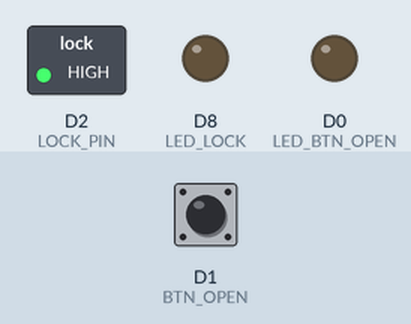
Recording of a program running on a simulated ESP8266 (NodeMCU). On the bench: switched loads named in the program (green lamp = pin HIGH), output pins drawn as LEDs (lit = HIGH). The test bench sets the inputs (shaded band); at power-on: D1 (BTN_OPEN) LOW. WiFi joins after 1.5 s; servers stay silent unless stated; what the program prints to the serial monitor is not drawn.

Above: at 5.58 s.
At 7.0 s:
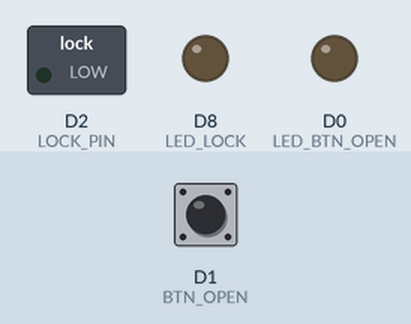
At 10.0 s:
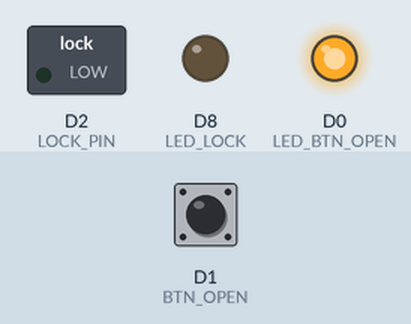
Timing chart, 0 to 14.8 s (numbered marks = the images above):
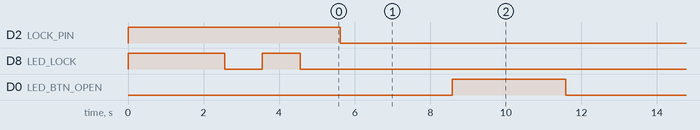

Measured:
- by itself, D2 (LOCK_PIN): HIGH → LOW at 5.6 s
- by itself, D0 (LED_BTN_OPEN): alternates HIGH for 3.0 s and LOW for 5.0 s

The program:

main.cpp
```cpp
#include "Door.h"

Door door;

void setup() {
  Serial.begin(9600);
  door.Init();
}

void loop()
{
  // check card
  door.CheckCard();

  // open button
  door.CheckButton();
  // keepOpen button

  // close lock
  door.closeLock();
}
```

Door.h
```cpp
#pragma once

#include <Arduino.h>
#include <ESP8266WiFi.h>
#include <MFRC522.h>
#include <SPI.h>

class Door
{
public:
    void Init();
    bool ConnectToWiFi();
    void CheckCard();
    void CheckButton();
    void closeLock(bool ingoreMillis = false);

private:
    uint32_t getCardID();
    bool hasAccess(uint32_t);
    void openLock();

private:
    WiFiClient m_client;
    MFRC522 rfid;
    bool keepOpen = false;
    bool isLockClose = false;
    long lastRequest = 1;
    long lastOpen = 1;
};
```

ErrorHandler.h
```cpp
enum class States
{
    OK,
    WiFi_Error,
    ServerConnect_Error,
    AccessDenied_Error
};

void blinkLed(int nTimes, int msDelay)
{
    for (int i=0; i < nTimes; ++i)
    {
        digitalWrite(LED_LOCK, HIGH);
        delay(msDelay);
        digitalWrite(LED_LOCK, LOW);
        delay(msDelay);
    }
}

void IndicateState(States code)
{
    switch (code)
    {
    case States::OK:
        blinkLed(2, 1000);
        break;
    case States::WiFi_Error:
        blinkLed(7, 500);
        break;
    case States::ServerConnect_Error:
        blinkLed(15, 100);
        break;
    case States::AccessDenied_Error:
        blinkLed(2, 200);
        break;
    default:
        break;
    }
}
```

credits.h
```cpp
// WiFi
const char* ssid = "YOUR_SSID";
const char* pass = "YOUR_PASS";
const char maxTryConnect = 20;
// see local ip, gateway, subnet in ConnectToWiFi() func

// Server
const char* server_ip = "YOUR_SERVER_IP_OR_NAME";
uint16_t server_port = 5000;
#define ALLOWED "1"
#define GET_OK 200

// RFID
#define RFID_RST_PIN D3
#define RFID_SS_PIN  D4
// SCK - D5
// MOSI - D7
// MISO - D6


// SERVICE
#define LOCK_PIN D2
#define LED_BTN_OPEN D0
#define LED_LOCK D8
#define BTN_OPEN D1
```

Door.cpp
```cpp
#include "Door.h"
#include "credits.h"
#include <ESP8266HTTPClient.h>
#include "ErrorHandler.h"

void Door::Init()
{
    // Internal initialization
    pinMode(LOCK_PIN, OUTPUT);
    pinMode(LED_BTN_OPEN, OUTPUT);
    pinMode(LED_LOCK, OUTPUT);
    pinMode(BTN_OPEN, INPUT);
    closeLock(true);

    SPI.begin();
    rfid.PCD_Init(RFID_SS_PIN, RFID_RST_PIN);
    delay(4); // Some board do need more time after init to be ready
    rfid.PCD_DumpVersionToSerial();

    // External initialization
    while (!ConnectToWiFi())
    {
        // Indicate Wi_Fi connection error
        IndicateState(States::WiFi_Error);
    }

    IndicateState(States::OK);
}

bool Door::ConnectToWiFi()
{
    IPAddress localIp(192,168,1,88);
    IPAddress gateway(192,168,1,201);
    IPAddress subnet(255,255,254,0);

    if (!WiFi.config(localIp, gateway, subnet))
        return false;

    WiFi.begin(ssid, pass);
    unsigned char tryConnect = 0;
    while (WiFi.status() != WL_CONNECTED
        && tryConnect < maxTryConnect)
    {
        delay(500);
        ++tryConnect;
    }

    return WiFi.status() == WL_CONNECTED;
}

void Door::CheckCard()
{
    uint32_t id = getCardID();
    if (id == 0)
        return;

    if (millis() - lastRequest < 1000)
        return;

    if (!hasAccess(id))
    {
        IndicateState(States::AccessDenied_Error);
        return;
    }

    openLock();
}

void Door::CheckButton()
{
    if (digitalRead(BTN_OPEN) != LOW)
        return;

    long prev = millis();
    delay(30);
    openLock();

    while (digitalRead(BTN_OPEN) == LOW)
    {
        delay(30);
        if (millis() - prev > 3000)
        {
            keepOpen = !keepOpen;
            if (keepOpen)
            {
                // set green indicate
                digitalWrite(LED_BTN_OPEN, HIGH);
            }
            else
            {
                // set off indicate
                digitalWrite(LED_BTN_OPEN, LOW);
                delay(2000);
            }

            prev = millis();
        }
    }
}

uint32_t Door::getCardID()
{
    uint32_t id = 0;
    if (rfid.PICC_IsNewCardPresent() && rfid.PICC_ReadCardSerial())
    {
        for (byte i = 0; i < 4; ++i)
        {
            id <<=8;
            id |= rfid.uid.uidByte[i];
        }
    }
    return id;
}

bool Door::hasAccess(uint32_t card_id)
{
    lastRequest = millis();
    HTTPClient http;
    String uri = "/device_status?is_open=" + String(card_id, HEX);

    http.begin(m_client, server_ip, server_port, uri);

    bool answer = false;
    if (http.GET() == GET_OK)
    {
        if (http.getString() == ALLOWED)
            answer = true;
    }
    else
    {
        IndicateState(States::ServerConnect_Error);
        answer = false;
    }

    http.end();
    return answer;
}

void Door::openLock()
{
    digitalWrite(LED_LOCK, isLockClose ? HIGH : LOW);
    if (!isLockClose)
        return;

    digitalWrite(LOCK_PIN, LOW);
    digitalWrite(LED_LOCK, LOW);
    isLockClose = false;
    lastOpen = millis();
}

void Door::closeLock(bool ingoreMillis)
{
    digitalWrite(LED_LOCK, isLockClose ? HIGH : LOW);

    if (keepOpen || isLockClose)
        return;

    if (ingoreMillis)
    {
        isLockClose = true;
    }
    else
    {
        isLockClose = millis() - lastOpen > 5000;
    }

    if (isLockClose)
    {
        digitalWrite(LOCK_PIN, HIGH);
        digitalWrite(LED_LOCK, HIGH);
    }
}
```
